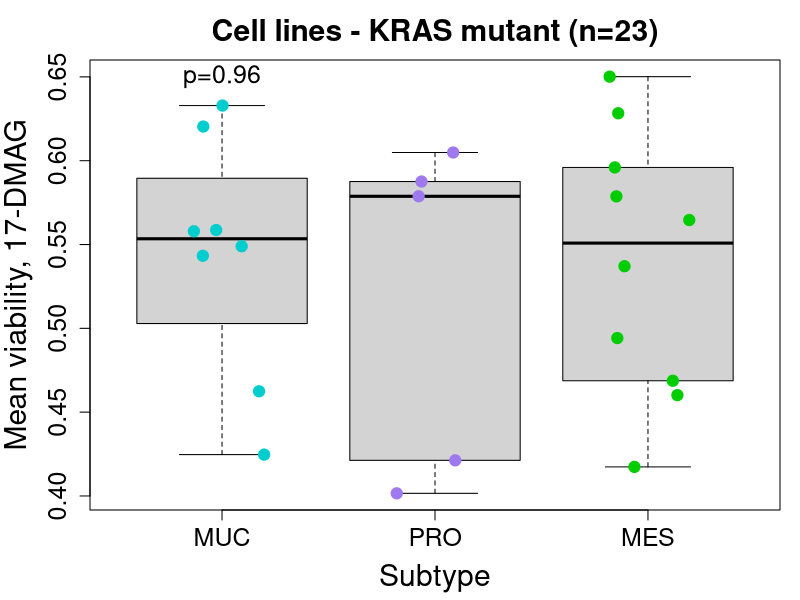

Generate this figure with R:
data <- read.table("../data/CellLineDrugResponse_SubtypeAssociation.tsv", sep="\t", header=TRUE, check.names=FALSE)
gCSI <- read.table("../data/CellLineDrugResponse_MeanViability.tsv", sep="\t", header=TRUE, check.names=FALSE)
gCSI <- gCSI[!gCSI$Subtype %in% "unclassified", ]
gCSI <- gCSI[gCSI$KRAS, ] # Subset of KRAS-mutant lines

# Associate HSP90i response with subtype
target <- c("HSP90")
compounds <- as.character(data$`gCGC ID`[which(data$TARGET_NAME %in% target)])
targetsID <- as.character(data$TARGET_NAME[which(data$TARGET_NAME %in% target)])
data.gCSI <- gCSI[, compounds]
rownames(data.gCSI) <- gCSI[, "Cell line"]
colnames(data.gCSI) <- paste0(compounds, " (", targetsID, ")")
nbTumors <- nrow(data.gCSI)

subtypes <- factor(gCSI$Subtype, levels=c("MUC", "PRO", "MES"))
colors <- rep("cyan3", nbTumors)
colors[subtypes %in% "PRO"] <- "mediumpurple2"
colors[subtypes %in% "MES"] <- "green3"
pchs <- rep(19, nbTumors)
pchs[!gCSI$KRAS] <- 17

i <- "gCGC00506 (HSP90)"
pdf("../figures/FigS5_CellLinesMut_17DMAGVsSubtype.pdf", width=5.5, height=6.5)
par(mar=c(4.5,4.5,3,1))
pval <- signif(kruskal.test(data.gCSI[,i] ~ subtypes)$p.value,2)
boxplot(data.gCSI[,i] ~ subtypes, ylab="Mean viability, 17-DMAG", xlab="Subtype",
			main=paste0("Cell lines - KRAS mutant (n=",nbTumors,")"),
			cex.lab=1.8, cex.axis=1.5, cex.main=1.8, outline=FALSE,
			ylim=range(data.gCSI[,i], na.rm=TRUE))
points(jitter(as.numeric(subtypes)), data.gCSI[,i], col=colors, pch=pchs, cex=1.5)
text(x=1, y=max(data.gCSI[,i], na.rm=TRUE), labels=paste0("p=",pval), cex=1.5)
dev.off()
